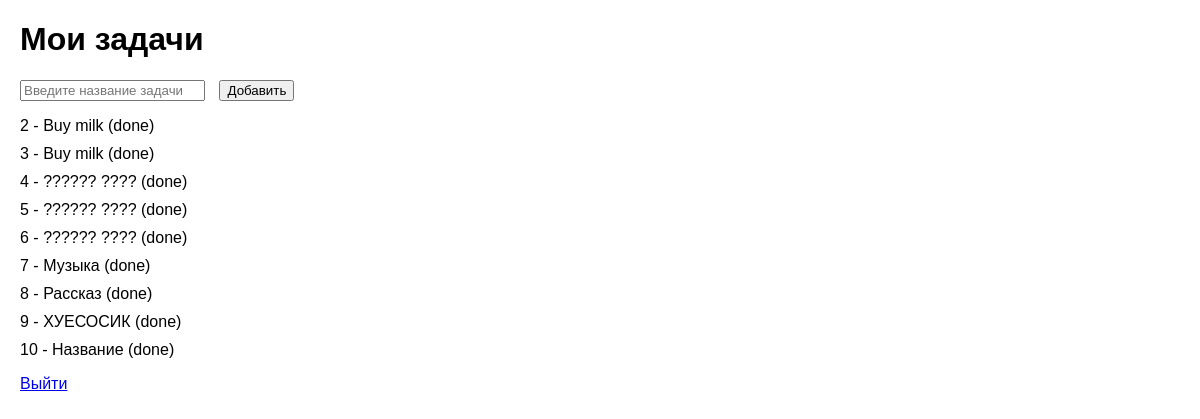
Page /tasks (signed in) on the earlier database version.
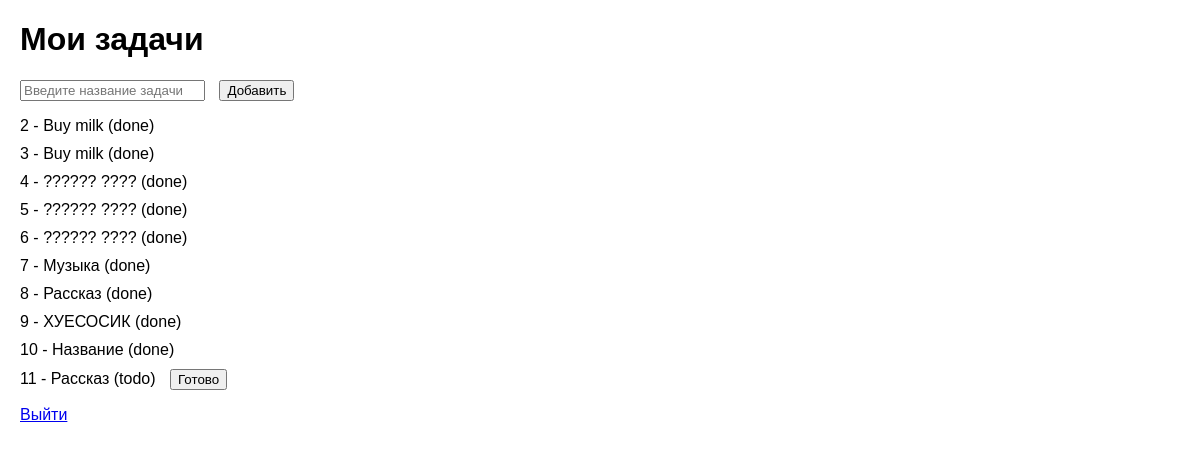
Same page on the later database version.
### tables this page shows
CREATE TABLE tasks 
                     (id INTEGER PRIMARY KEY AUTOINCREMENT, title TEXT, status TEXT);

### main.py (the view, shortened to what this page needs)
@app.route('/tasks', methods=['GET', 'POST'])
def tasks():
    if 'logged_in' not in session or not session['logged_in']:
        return redirect('/login')
    tasks_list = get_all_tasks()
    return render_template('tasks.html', tasks=tasks_list)

### main.py (called while the page is built)
@contextmanager
def get_db_connection():
    conn = sqlite3.connect(DATABASE)
    try:
        yield conn
    finally:
        conn.close()

def get_all_tasks():
    with get_db_connection() as conn:
        c = conn.cursor()
        c.execute('SELECT * FROM tasks')
        return [{'id': row[0], 'title': row[1], 'status': row[2]} for row in c.fetchall()]

### templates/tasks.html (shortened to what this page needs)
<!DOCTYPE html>
<html lang="en">
<head>
</head>
<body>
    <h1>Мои задачи</h1>
    <form method="POST" action="/tasks">
        <input type="text" name="title" placeholder="Введите название задачи" required>
        <button type="submit">Добавить</button>
    </form>
    {% if tasks %}
        <ul>
            {% for task in tasks %}
                <li>
                    {{ task.id }} - {{ task.title }} ({{ task.status }})
                    {% if task.status != 'done' %}
                        <form method="POST" action="/tasks/{{ task.id }}/done" style="display:inline;">
                            <button type="submit">Готово</button>
                        </form>
                    {% endif %}
                </li>
            {% endfor %}
        </ul>
    {% else %}
        <p>Задач пока нет!</p>
    {% endif %}
    <a href="/logout">Выйти</a>
</body>
</html>

### templates/tasks.html (style rules this page uses)
body { font-family: Arial, sans-serif; margin: 20px; }
ul { list-style-type: none; padding: 0; }
li { margin: 10px 0; }
button { margin-left: 10px; }

Differences in the rows shown:
added tasks: id "11", title "Рассказ", status "todo"
